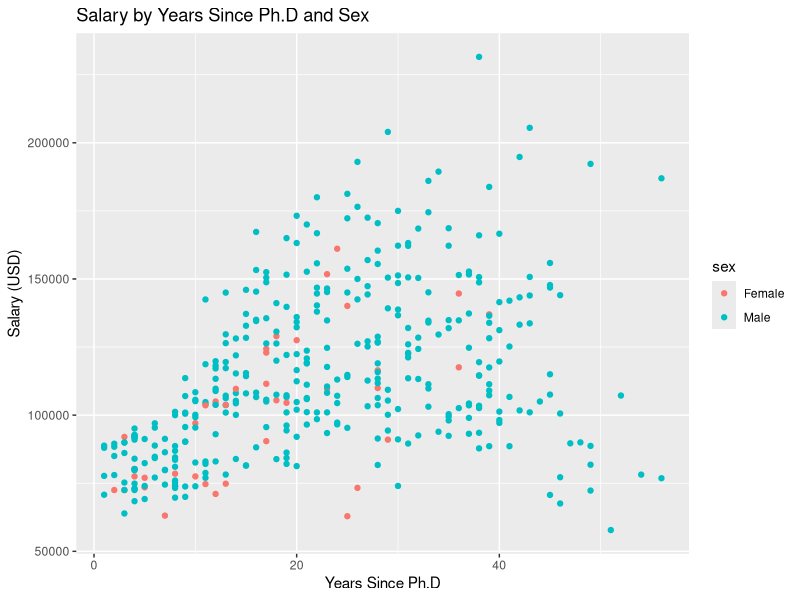
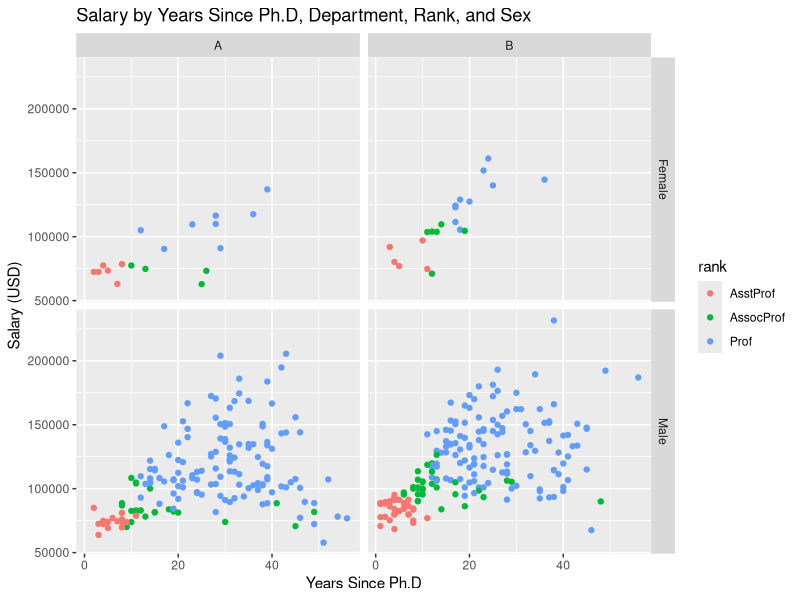
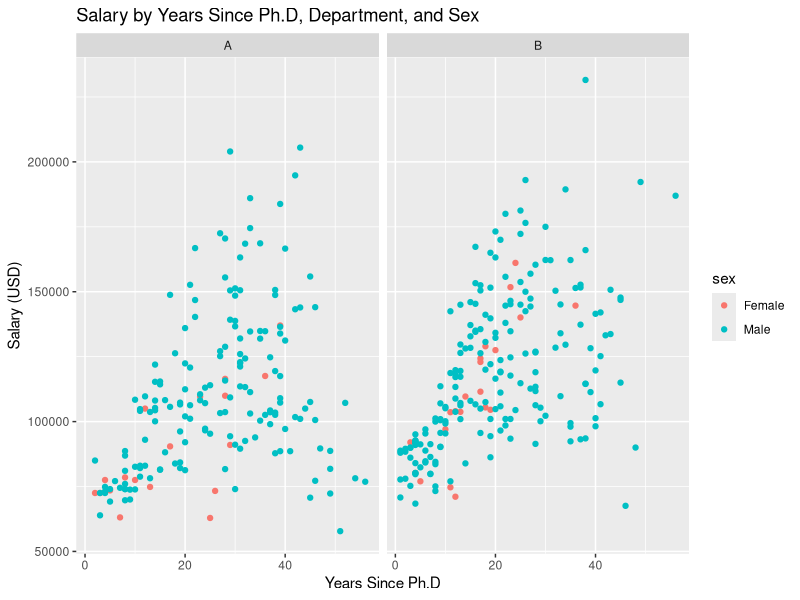
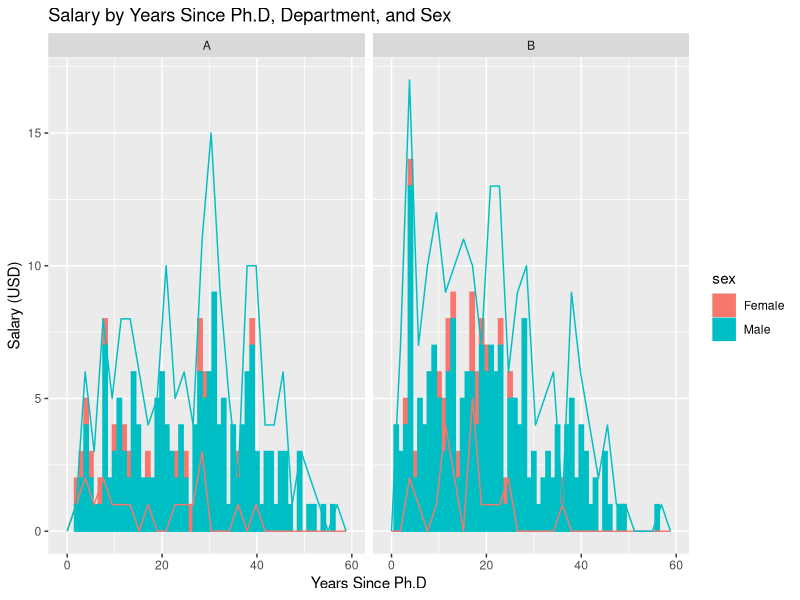

Write the R code that produced these figures, in order.
##############################################################################
## Coding Worksheet 3: Manipulating Datasets & Fancy Visualizations
## Author: Amelia Bertozzi-Villa
## Description: Introduces 2-D arrays, loading data, installing libraries.
##              Runs through basic visualization using ggplot.
## Sections:
## I. Manipulating Datasets
##  1. data.table and Logical subsetting
##  2. Adding/removing/renaming columns
##  3. Merging
##  4. Reshaping

## II. Advanced Visualizations
##  1. Using color
##  2. Faceting
##  3. Multiple types of plot on one graph

## III. Time permitting: seeking help online
##############################################################################

library(data.table)
library(car)
library(ggplot2)

#########################
## I. Manipulating Data  
########################

## Good evening! Last week we learned a few dataset manipulation tricks using just the {base} package in R.
## Today we're going to get more in-depth, using one of my personal favorite R packages, data.table.

## 1. data.table and Logical Subsetting ---------------------------------------------------------

## Let's start by loading our salary data from last week.
data(Salaries)

## we can find out what *class* of object this is by typing:
class(Salaries)

## data.frame, as we'd expect from last class. Now, let's convert that dataset to a data.table:
Salaries <- data.table(Salaries)

## Now, query the class of 'Salaries' again. What do you see?

## The {data.table} library doesn't remove any functionality from data.frame objects, it just adds a lot of additional
## speed and ease of use. For example, remember that last lecture we learned that if we wanted to subset the dataset down
## to only, say, assistant professors, we'd have to type this
## subset <- Salaries[Salaries$rank=="AsstProf",]
## Which is repetitive and annoying. The data.table sytax is:
subset <- Salaries[rank=="AsstProf"]

## So much better! data.table also makes a lot of dataset operations run much more quickly. Most data manipulation we do in this
## class will involve data.table syntax. 

## By the way, this type of subsetting that we've been doing of the dataset, where we create a *logical statement* (e.g. 'rank=="AsstProf"')
## and select based on that statement, is known as *logical subsetting*. You use it a lot.

## 2. Adding, Removing, and Renaming Columns ---------------------------------------------------------

## Let's say we want to add a 'country of origin' column to our dataset, even though all the professors are American. 
## We would type:
Salaries[, country:= "USA"]

## Note both the starting comma AND the ':=' syntax for column assignment here. in data.table the first argument will always refer to 
## the rows, and the second argument to the columns, so if you're performing an operation on columns only you need to leave an empty
## argument for rows.

## Ok, say we decide that column is silly and we want to remove it. We simply set it to NULL:
Salaries[, country:=NULL]

## What if we don't like the convention of using periods in column names and want to change to underscores? We could say:
setnames(Salaries, "yrs.since.phd", "yrs_since_phd")

## You can use "setnames" to change as many column names as you like:
setnames(Salaries, c("yrs.service", "discipline"), c("yrs_service", "department"))

## 3. Merging and Conditional Column Construction ---------------------------------------------------------

## Let's say we learned from external sources that nationwide, the mean salary for male professors
## is $100,000 and for female professors is $90,000 [I just made these up]. We could add a new column
## reflecting this information using the ifelse() function:
Salaries[, nat_salary:= ifelse(sex=="Male", 100000, 90000)]

## Or, if you prefer, by sequentially subsetting the data:
Salaries[, nat_salary:= NULL] #delete our previous work
Salaries[sex=="Male", nat_salary:= 100000] # QUIZ: what does the 'nat_salary' column look like now?
Salaries[sex=="Female", nat_salary:=90000]

## This method of making a new column is called *conditional construction*.
Salaries[, nat_salary:=NULL] # Delete to prep for next example

## Now, what if we had nationwide salary data for males and females, by department? E.g a dataset like this:
nat_salaries <- data.table(department=c("A","A","B","B"),
                           sex=c("Male", "Female", "Male", "Female"),
                           nat_salary=c(70000, 65000, 130000, 115000))

## We could use a lot of conditional constructions/ifelse() commands to make a new column out of these, but it's much 
## easier to *merge* the two datasets based on their common columns. This would look something like:
Salaries <- merge(Salaries, nat_salaries, by=c("department", "sex"), all=T)

## Dataset merges are incredibly common, get used to them!

## 4. Reshaping ---------------------------------------------------------

## Let's create a dataset containing the mean salaries for each department-sex-rank
mean_salaries <- unique(Salaries[, list(mean_salary=mean(salary)), by=c("sex", "rank", "department")])

## What if we wanted to transform this dataset so that, for example, there were a separate column for each
## department, with the value being the mean salary in that department?
## This type of operation, of splitting columns up or mooshing them together, is known as a *reshape*.

## In R, splitting columns up is called *casting*.
cast_df <- dcast(mean_salaries, sex + rank ~ department, value.var="mean_salary")

## And mooshing the columns back together is called a *melt*:
melt_df <- melt(cast_df, id.vars = c("sex", "rank"), measure.vars = c("A", "B"), variable.name = "department", value.name = "salary")

## notice that 'melt_df' is identical to 'mean_salaries'.


###############################
## II. Advanced Visualizations  
###############################

## 1. Add color ---------------------------------------------------------

scatter_color <- ggplot(Salaries, aes(x=yrs_since_phd, y=salary, color=sex)) +
            geom_point() +
            labs(title="Salary by Years Since Ph.D and Sex",
                 x="Years Since Ph.D",
                 y="Salary (USD)")

## HERE: Also talk about size, opacity, deepen idea of aes vs not.


## 2. Add faceting ---------------------------------------------------------
scatter_facets <- ggplot(Salaries, aes(x=yrs_since_phd, y=salary, color=sex)) +
                  geom_point() +
                  facet_grid(~department) +
                  labs(title="Salary by Years Since Ph.D, Department, and Sex",
                       x="Years Since Ph.D",
                       y="Salary (USD)")

scatter_facet_twoway <- ggplot(Salaries, aes(x=yrs_since_phd, y=salary, color=rank)) +
                        geom_point() +
                        facet_grid(sex~department) +
                        labs(title="Salary by Years Since Ph.D, Department, Rank, and Sex",
                             x="Years Since Ph.D",
                             y="Salary (USD)")


## 3. Add line plots ---------------------------------------------------------
scatter_line <- ggplot(Salaries, aes(x=yrs_since_phd, color=sex, fill=sex)) +
                geom_bar() +
                geom_freqpoly() +
                facet_grid(~department) +
                labs(title="Salary by Years Since Ph.D, Department, and Sex",
                     x="Years Since Ph.D",
                     y="Salary (USD)")


## Exercise: make three plots. Each has to include at least one of these components: colors, faceting, plot overlays.
## Each of them must be labeled. Each must include both aes and non-aes components.
